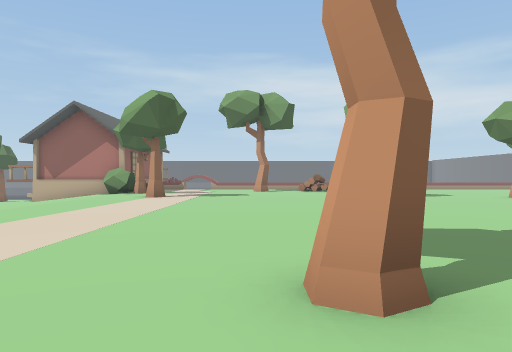
[1] (above)

24 first-person views from a walk through a Unity game level. The camera is 1.3 m above the floor, looks level and sees 70° across. The floor is counted in squares, 2 m on a side. Each view is taken from the middle of a square. On the plan, view 1 faces up. The plan holds only what a view shows up to about 11 squares ahead; the rest is blank. The place goes on beyond the plan. Some animated figures are left out. Door leaves are left out, so doorways stand open.

[2]
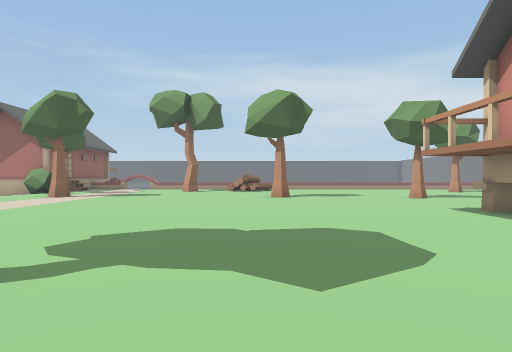

[3]
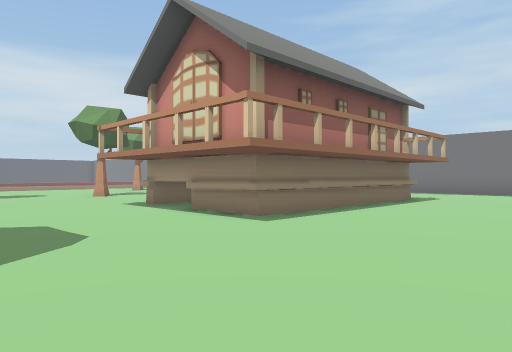

[4]
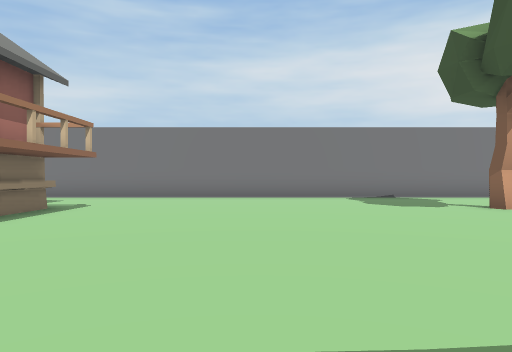

[5]
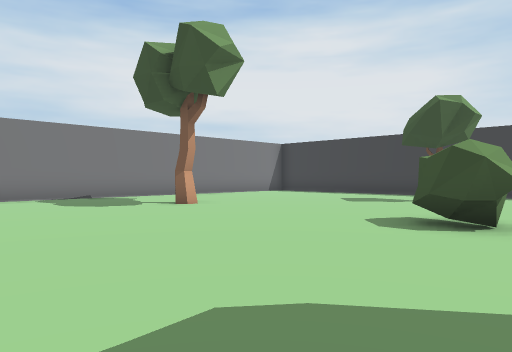

[6]
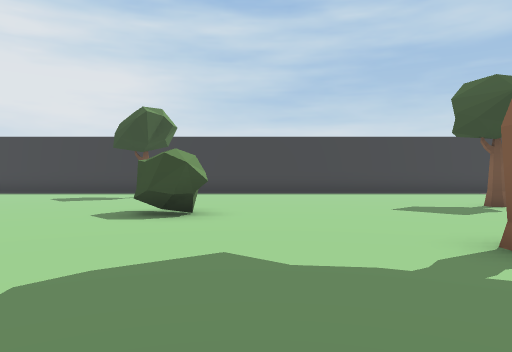

[7]
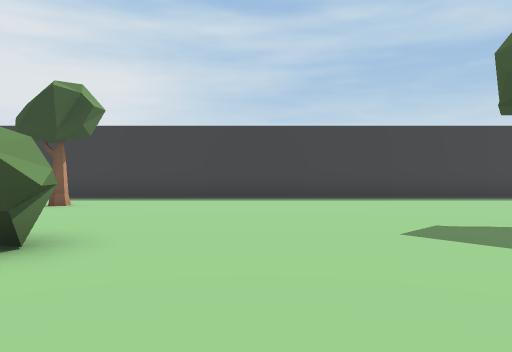

[8]
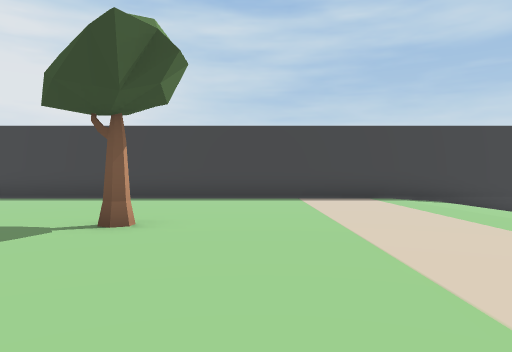

[9]
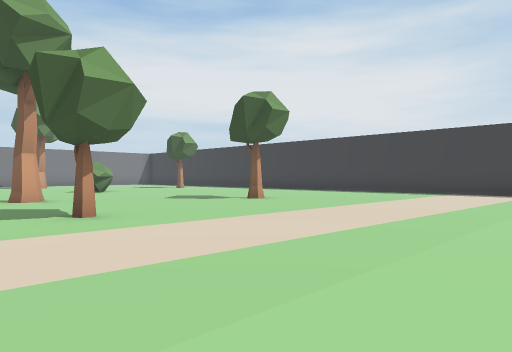

[10]
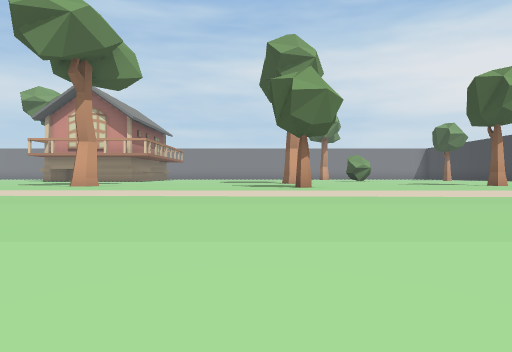

[11]
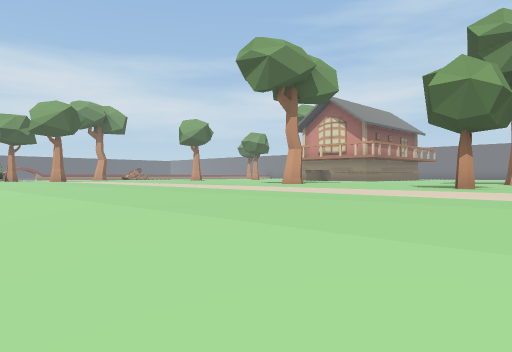

[12]
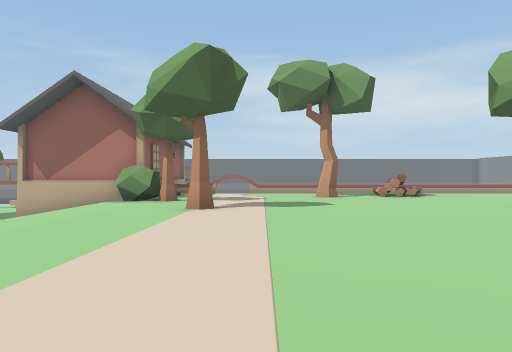

[13]
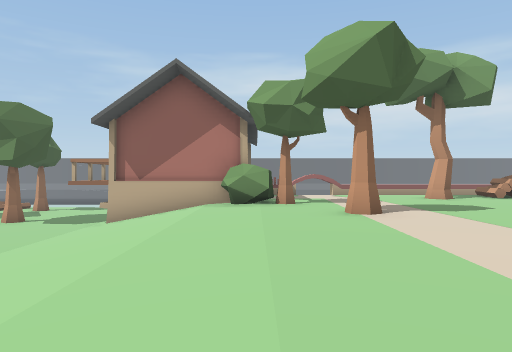

[14]
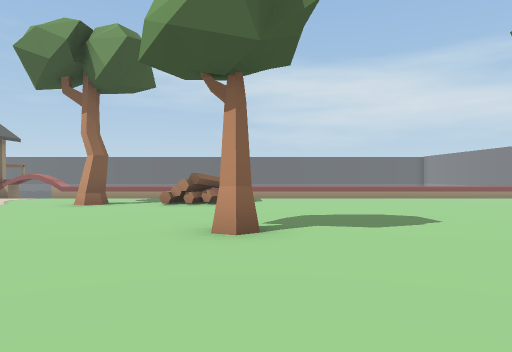

[15]
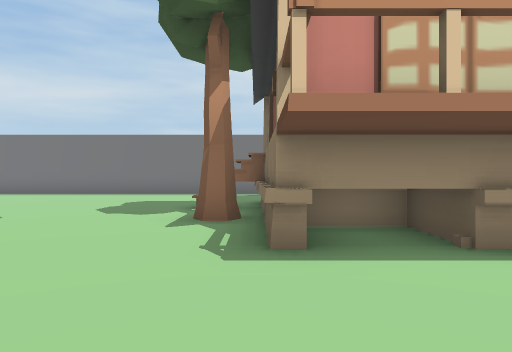

[16]
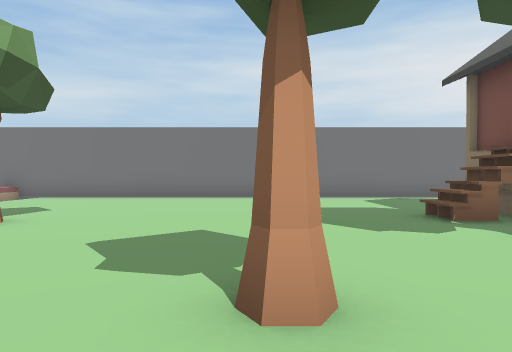

[17]
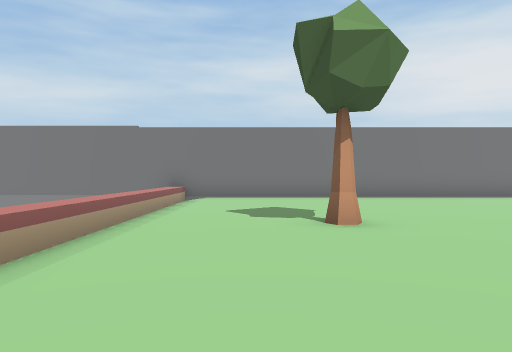

[18]
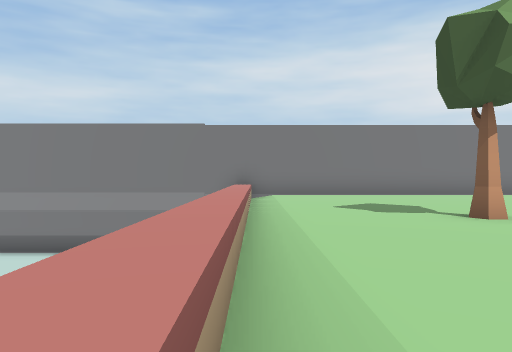

[19]
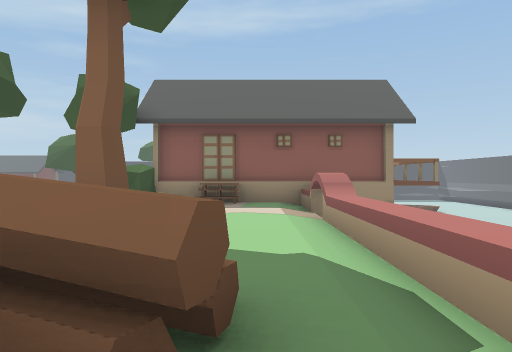

[20]
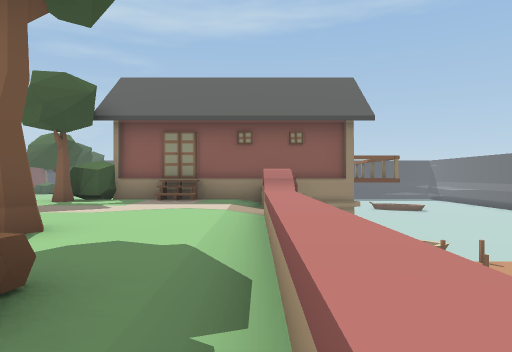

[21]
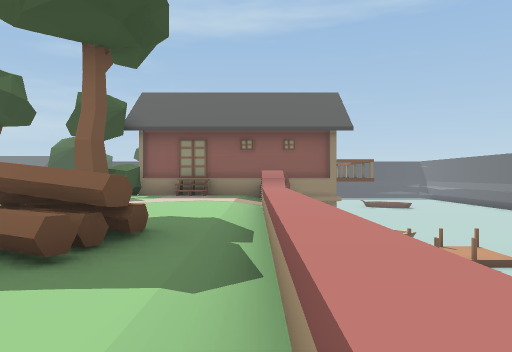

[22]
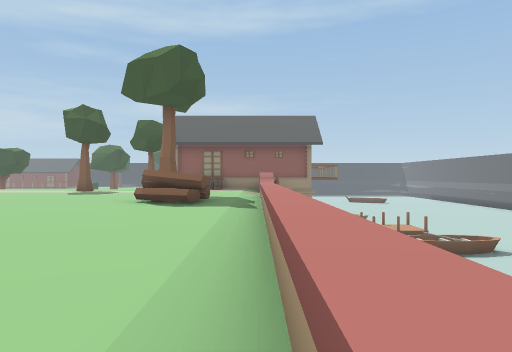

[23]
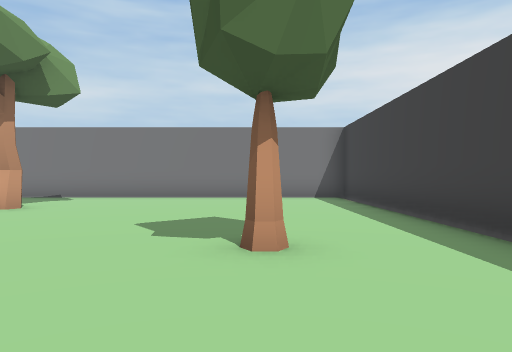

[24]
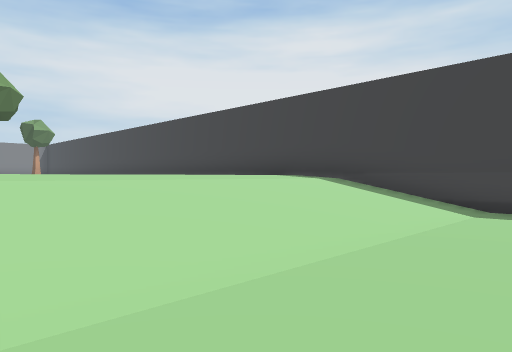

### Floor plan
Key: @ floor where view 1 was taken; # wall or solid block; . main floor; - floor 0.25 m lower than the main floor; _ floor 1.25 m lower than the main floor; / step, stairs or slope; ^ raised ledge; v drop or lower ground; T tree; H house; P plant; B boat; O other object.
Columns run from 11 left of view 1 to 17 right of it. Each row starts with its distance up from view 1.
 24     vvvvv B vv            vv#
 23       vv  B                 #
 22       v                     #
 21     HHH                     #
 20     HO#                     #
 19      H#v vvvvvvvvvvvvvvvvv  #
 18       --#-------------------#
 17       ......./^.............#
 16 __H   /....T.^^.............#
 15 __H###.....T..........T.....#
 14 __////PT....................#
 13 __////......................#
 12  _////..T...................#
 11   ////..T......T...T........#
 10   ////......................#
  9    ///......................#
  8     //...............T//....#
  7     //............HHHHH/H...#
  6      /.............H#      .#
  5      /............H##      .#
  4      /............H      ...#
  3     //.............HHHHHH...#
  2     //......T...............#
  1     //......................#
  0     //.....@................#
 -1     //......................#
 -2    ///......................#
 -3    ///.....T...T............#
 -4    ///......................#
 -5    ///......................#
 -6 __//  ............PP....T...#
 -7 __////......................#
 -8 __////......T...............#
 -9 __////......................#
-10  _////......................#
-11  _////..............T.......#
-12  _////......................#
-13  _////......................#
-14  ############################

Positions as (right, up) in squares from view 1, and headings:
1: (0, 0), facing up
2: (3, 0), facing up
3: (3, -1), facing up-right
4: (6, -1), facing right
5: (6, -1), facing down-right
6: (6, 0), facing down
7: (5, -3), facing down
8: (-1, -3), facing down
9: (-6, -1), facing down-right
10: (-8, -2), facing right
11: (-8, -5), facing up-right
12: (-2, 4), facing up
13: (-5, 5), facing up
14: (4, 7), facing up
15: (4, 7), facing right
16: (6, 11), facing right
17: (6, 16), facing right
18: (6, 18), facing right
19: (4, 17), facing left
20: (4, 18), facing left
21: (6, 18), facing left
22: (11, 18), facing left
23: (6, -11), facing right
24: (-11, -6), facing down-right
